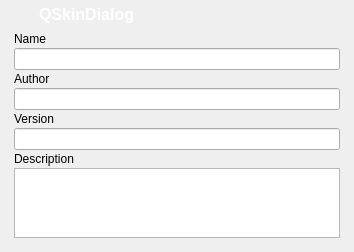
<?xml version="1.0" encoding="UTF-8"?>
<ui version="4.0">
 <class>DialogSkinPreview</class>
 <widget class="QDialog" name="DialogSkinPreview">
  <property name="geometry">
   <rect>
    <x>0</x>
    <y>0</y>
    <width>354</width>
    <height>242</height>
   </rect>
  </property>
  <property name="windowTitle">
   <string>Skin Preview</string>
  </property>
  <property name="windowIcon">
   <iconset>
    <normaloff>:/Resource/Quazaa48.png</normaloff>:/Resource/Quazaa48.png</iconset>
  </property>
  <layout class="QGridLayout" name="gridLayout">
   <property name="margin">
    <number>0</number>
   </property>
   <property name="spacing">
    <number>0</number>
   </property>
   <item row="0" column="0">
    <widget class="QFrame" name="windowFrameTopLeft">
     <property name="minimumSize">
      <size>
       <width>12</width>
       <height>12</height>
      </size>
     </property>
     <property name="maximumSize">
      <size>
       <width>12</width>
       <height>12</height>
      </size>
     </property>
     <property name="cursor">
      <cursorShape>SizeFDiagCursor</cursorShape>
     </property>
     <property name="styleSheet">
      <string notr="true">border-image: url(:/Resource/frameTopLeft.png);</string>
     </property>
     <property name="frameShape">
      <enum>QFrame::NoFrame</enum>
     </property>
     <property name="frameShadow">
      <enum>QFrame::Raised</enum>
     </property>
    </widget>
   </item>
   <item row="0" column="7">
    <widget class="QFrame" name="windowFrameTopRight">
     <property name="minimumSize">
      <size>
       <width>12</width>
       <height>12</height>
      </size>
     </property>
     <property name="maximumSize">
      <size>
       <width>12</width>
       <height>12</height>
      </size>
     </property>
     <property name="cursor">
      <cursorShape>SizeBDiagCursor</cursorShape>
     </property>
     <property name="styleSheet">
      <string notr="true">border-image: url(:/Resource/frameTopRight.png);</string>
     </property>
     <property name="frameShape">
      <enum>QFrame::NoFrame</enum>
     </property>
     <property name="frameShadow">
      <enum>QFrame::Raised</enum>
     </property>
    </widget>
   </item>
   <item row="1" column="0" rowspan="2">
    <widget class="QFrame" name="windowFrameLeft">
     <property name="sizePolicy">
      <sizepolicy hsizetype="Fixed" vsizetype="Preferred">
       <horstretch>0</horstretch>
       <verstretch>0</verstretch>
      </sizepolicy>
     </property>
     <property name="minimumSize">
      <size>
       <width>12</width>
       <height>0</height>
      </size>
     </property>
     <property name="maximumSize">
      <size>
       <width>12</width>
       <height>16777215</height>
      </size>
     </property>
     <property name="cursor">
      <cursorShape>SizeHorCursor</cursorShape>
     </property>
     <property name="styleSheet">
      <string notr="true">border-image: url(:/Resource/frameLeft.png);
border-left: 1px;
border-top: 10px;</string>
     </property>
     <property name="frameShape">
      <enum>QFrame::NoFrame</enum>
     </property>
     <property name="frameShadow">
      <enum>QFrame::Raised</enum>
     </property>
    </widget>
   </item>
   <item row="1" column="7" rowspan="2">
    <widget class="QFrame" name="windowFrameRight">
     <property name="sizePolicy">
      <sizepolicy hsizetype="Fixed" vsizetype="Preferred">
       <horstretch>0</horstretch>
       <verstretch>0</verstretch>
      </sizepolicy>
     </property>
     <property name="minimumSize">
      <size>
       <width>12</width>
       <height>0</height>
      </size>
     </property>
     <property name="maximumSize">
      <size>
       <width>12</width>
       <height>16777215</height>
      </size>
     </property>
     <property name="cursor">
      <cursorShape>SizeHorCursor</cursorShape>
     </property>
     <property name="styleSheet">
      <string notr="true">QFrame {
	border-image: url(:/Resource/frameRight.png);
	border-right: 1;
	border-top: 10;
}</string>
     </property>
     <property name="frameShape">
      <enum>QFrame::NoFrame</enum>
     </property>
     <property name="frameShadow">
      <enum>QFrame::Raised</enum>
     </property>
    </widget>
   </item>
   <item row="2" column="1" colspan="6">
    <widget class="QWidget" name="widgetContents" native="true">
     <property name="sizePolicy">
      <sizepolicy hsizetype="Expanding" vsizetype="Expanding">
       <horstretch>0</horstretch>
       <verstretch>0</verstretch>
      </sizepolicy>
     </property>
     <property name="autoFillBackground">
      <bool>true</bool>
     </property>
     <layout class="QVBoxLayout" name="layoutContents">
      <property name="spacing">
       <number>2</number>
      </property>
      <property name="margin">
       <number>2</number>
      </property>
      <item>
       <widget class="QLabel" name="label_4">
        <property name="text">
         <string>Name</string>
        </property>
       </widget>
      </item>
      <item>
       <widget class="QLineEdit" name="lineEditName">
        <property name="readOnly">
         <bool>true</bool>
        </property>
       </widget>
      </item>
      <item>
       <widget class="QLabel" name="label_3">
        <property name="text">
         <string>Author</string>
        </property>
       </widget>
      </item>
      <item>
       <widget class="QLineEdit" name="lineEditAuthor">
        <property name="readOnly">
         <bool>true</bool>
        </property>
       </widget>
      </item>
      <item>
       <widget class="QLabel" name="label_2">
        <property name="text">
         <string>Version</string>
        </property>
       </widget>
      </item>
      <item>
       <widget class="QLineEdit" name="lineEditVersion">
        <property name="readOnly">
         <bool>true</bool>
        </property>
       </widget>
      </item>
      <item>
       <widget class="QLabel" name="label">
        <property name="text">
         <string>Description</string>
        </property>
       </widget>
      </item>
      <item>
       <widget class="QPlainTextEdit" name="plainTextEditDescription">
        <property name="readOnly">
         <bool>true</bool>
        </property>
       </widget>
      </item>
     </layout>
    </widget>
   </item>
   <item row="3" column="0">
    <widget class="QFrame" name="windowFrameBottomLeft">
     <property name="minimumSize">
      <size>
       <width>12</width>
       <height>12</height>
      </size>
     </property>
     <property name="maximumSize">
      <size>
       <width>12</width>
       <height>12</height>
      </size>
     </property>
     <property name="cursor">
      <cursorShape>SizeBDiagCursor</cursorShape>
     </property>
     <property name="styleSheet">
      <string notr="true">border-image: url(:/Resource/frameBottomLeft.png);</string>
     </property>
     <property name="frameShape">
      <enum>QFrame::NoFrame</enum>
     </property>
     <property name="frameShadow">
      <enum>QFrame::Raised</enum>
     </property>
    </widget>
   </item>
   <item row="3" column="1" colspan="6">
    <widget class="QFrame" name="windowFrameBottom">
     <property name="sizePolicy">
      <sizepolicy hsizetype="Preferred" vsizetype="Fixed">
       <horstretch>0</horstretch>
       <verstretch>0</verstretch>
      </sizepolicy>
     </property>
     <property name="minimumSize">
      <size>
       <width>0</width>
       <height>12</height>
      </size>
     </property>
     <property name="maximumSize">
      <size>
       <width>16777215</width>
       <height>12</height>
      </size>
     </property>
     <property name="cursor">
      <cursorShape>SizeVerCursor</cursorShape>
     </property>
     <property name="styleSheet">
      <string notr="true">border-image: url(:/Resource/frameBottom.png);
border-bottom: 1;</string>
     </property>
     <property name="frameShape">
      <enum>QFrame::NoFrame</enum>
     </property>
     <property name="frameShadow">
      <enum>QFrame::Raised</enum>
     </property>
    </widget>
   </item>
   <item row="3" column="7">
    <widget class="QFrame" name="windowFrameBottomRight">
     <property name="minimumSize">
      <size>
       <width>12</width>
       <height>12</height>
      </size>
     </property>
     <property name="maximumSize">
      <size>
       <width>12</width>
       <height>12</height>
      </size>
     </property>
     <property name="cursor">
      <cursorShape>SizeFDiagCursor</cursorShape>
     </property>
     <property name="styleSheet">
      <string notr="true">border-image: url(:/Resource/frameBottomRight.png);</string>
     </property>
     <property name="frameShape">
      <enum>QFrame::NoFrame</enum>
     </property>
     <property name="frameShadow">
      <enum>QFrame::Raised</enum>
     </property>
    </widget>
   </item>
   <item row="0" column="1" rowspan="2" colspan="6">
    <widget class="QFrame" name="windowFrameTop">
     <property name="frameShape">
      <enum>QFrame::NoFrame</enum>
     </property>
     <property name="frameShadow">
      <enum>QFrame::Raised</enum>
     </property>
     <layout class="QGridLayout" name="gridLayout_2">
      <property name="margin">
       <number>0</number>
      </property>
      <property name="spacing">
       <number>0</number>
      </property>
      <item row="0" column="0">
       <widget class="QFrame" name="windowIconFrame">
        <property name="styleSheet">
         <string notr="true">QFrame#windowIconFrame {
	border-image: url(:/Resource/windowIconFrame.png);
}</string>
        </property>
        <property name="frameShape">
         <enum>QFrame::NoFrame</enum>
        </property>
        <property name="frameShadow">
         <enum>QFrame::Raised</enum>
        </property>
        <layout class="QHBoxLayout" name="horizontalLayout">
         <property name="spacing">
          <number>0</number>
         </property>
         <property name="margin">
          <number>0</number>
         </property>
         <item>
          <widget class="QToolButton" name="windowIcon">
           <property name="contextMenuPolicy">
            <enum>Qt::CustomContextMenu</enum>
           </property>
           <property name="styleSheet">
            <string notr="true">border: 0px solid transparent;</string>
           </property>
           <property name="text">
            <string/>
           </property>
           <property name="icon">
            <iconset>
             <normaloff>:/Resource/Quazaa48.png</normaloff>:/Resource/Quazaa48.png</iconset>
           </property>
           <property name="iconSize">
            <size>
             <width>20</width>
             <height>20</height>
            </size>
           </property>
          </widget>
         </item>
        </layout>
       </widget>
      </item>
      <item row="0" column="1">
       <widget class="QLabel" name="windowText">
        <property name="contextMenuPolicy">
         <enum>Qt::CustomContextMenu</enum>
        </property>
        <property name="styleSheet">
         <string notr="true">border-image: url(:/Resource/windowTextBackground.png);
padding-left: -2px;
padding-right: -2px;
padding-bottom: 2px;
font-weight: bold;
font-size: 16px;
color: rgb(255, 255, 255);</string>
        </property>
        <property name="text">
         <string>QSkinDialog</string>
        </property>
       </widget>
      </item>
      <item row="0" column="2">
       <widget class="QFrame" name="windowFrameTopSpacer">
        <property name="sizePolicy">
         <sizepolicy hsizetype="Preferred" vsizetype="Preferred">
          <horstretch>0</horstretch>
          <verstretch>0</verstretch>
         </sizepolicy>
        </property>
        <property name="minimumSize">
         <size>
          <width>0</width>
          <height>30</height>
         </size>
        </property>
        <property name="maximumSize">
         <size>
          <width>16777215</width>
          <height>30</height>
         </size>
        </property>
        <property name="contextMenuPolicy">
         <enum>Qt::CustomContextMenu</enum>
        </property>
        <property name="styleSheet">
         <string notr="true">QFrame#windowFrameTopSpacer {
	border-image: url(:/Resource/frameTop.png);
}</string>
        </property>
        <property name="frameShape">
         <enum>QFrame::NoFrame</enum>
        </property>
        <property name="frameShadow">
         <enum>QFrame::Raised</enum>
        </property>
        <layout class="QGridLayout" name="gridLayout_3">
         <property name="horizontalSpacing">
          <number>0</number>
         </property>
         <property name="margin">
          <number>0</number>
         </property>
         <item row="0" column="0">
          <layout class="QGridLayout" name="gridLayoutTitlebar">
           <property name="leftMargin">
            <number>0</number>
           </property>
           <property name="rightMargin">
            <number>0</number>
           </property>
           <property name="bottomMargin">
            <number>0</number>
           </property>
           <property name="spacing">
            <number>0</number>
           </property>
           <item row="0" column="2" rowspan="2">
            <spacer name="horizontalSpacerTitlebar">
             <property name="orientation">
              <enum>Qt::Horizontal</enum>
             </property>
             <property name="sizeHint" stdset="0">
              <size>
               <width>40</width>
               <height>20</height>
              </size>
             </property>
            </spacer>
           </item>
          </layout>
         </item>
        </layout>
       </widget>
      </item>
      <item row="0" column="3">
       <widget class="QFrame" name="titlebarButtonsFrame">
        <property name="styleSheet">
         <string notr="true">/*These move the buttons up so they aren't displayed in the center of the titlebar
   Remove these to center your buttons on the titlebar.*/
QFrame#titlebarButtonsFrame {
	padding-top: -1;
	padding-bottom: 10;
	border-image: url(:/Resource/titlebarButtonsFrame.png);
}</string>
        </property>
        <property name="frameShape">
         <enum>QFrame::NoFrame</enum>
        </property>
        <property name="frameShadow">
         <enum>QFrame::Raised</enum>
        </property>
        <layout class="QGridLayout" name="gridLayoutTitlebarButtons">
         <property name="margin">
          <number>0</number>
         </property>
         <property name="spacing">
          <number>0</number>
         </property>
         <item row="0" column="0">
          <widget class="QToolButton" name="minimizeButton">
           <property name="minimumSize">
            <size>
             <width>26</width>
             <height>18</height>
            </size>
           </property>
           <property name="maximumSize">
            <size>
             <width>26</width>
             <height>18</height>
            </size>
           </property>
           <property name="toolTip">
            <string>Minimize</string>
           </property>
           <property name="styleSheet">
            <string notr="true">QToolButton {
	border: 0px solid transparent;
	border-image: url(:/Resource/minButton.png);
}

QToolButton:hover {
	border-image: url(:/Resource/minButtonH.png);
}

QToolButton:disabled {
	border-image: url(:/Resource/minButtonD.png);
}</string>
           </property>
           <property name="text">
            <string/>
           </property>
          </widget>
         </item>
         <item row="0" column="1">
          <widget class="QToolButton" name="maximizeButton">
           <property name="minimumSize">
            <size>
             <width>26</width>
             <height>18</height>
            </size>
           </property>
           <property name="maximumSize">
            <size>
             <width>26</width>
             <height>18</height>
            </size>
           </property>
           <property name="toolTip">
            <string>Maximize</string>
           </property>
           <property name="styleSheet">
            <string notr="true">QToolButton {
	border: 0px solid transparent;
	border-image: url(:/Resource/maxButton.png);
}

QToolButton:hover {
	border-image: url(:/Resource/maxButtonH.png);
}

QToolButton:disabled {
	border-image: url(:/Resource/maxButtonD.png);
}

QToolButton:checked { /*The button will be checked when maximized is set*/
	
	border-image: url(:/Resource/restoreButton.png);
}

QToolButton:checked:hover {
	
	border-image: url(:/Resource/restoreButtonH.png);
}

QToolButton:checked:disabled {
	
	border-image: url(:/Resource/restoreButtonD.png);
}</string>
           </property>
           <property name="text">
            <string/>
           </property>
           <property name="checkable">
            <bool>true</bool>
           </property>
           <property name="checked">
            <bool>false</bool>
           </property>
          </widget>
         </item>
         <item row="0" column="2">
          <widget class="QToolButton" name="closeButton">
           <property name="enabled">
            <bool>true</bool>
           </property>
           <property name="minimumSize">
            <size>
             <width>44</width>
             <height>18</height>
            </size>
           </property>
           <property name="maximumSize">
            <size>
             <width>44</width>
             <height>18</height>
            </size>
           </property>
           <property name="toolTip">
            <string>Close</string>
           </property>
           <property name="styleSheet">
            <string notr="true">QToolButton {
	border: 0px solid transparent;
	border-image: url(:/Resource/quitButton.png);
}

QToolButton:hover {
	border-image: url(:/Resource/quitButtonH.png);
}

QToolButton:disabled {
	border-image: url(:/Resource/quitButtonD.png);
}</string>
           </property>
           <property name="text">
            <string/>
           </property>
           <property name="iconSize">
            <size>
             <width>16</width>
             <height>16</height>
            </size>
           </property>
          </widget>
         </item>
        </layout>
       </widget>
      </item>
     </layout>
    </widget>
   </item>
  </layout>
 </widget>
 <resources/>
 <connections/>
</ui>
